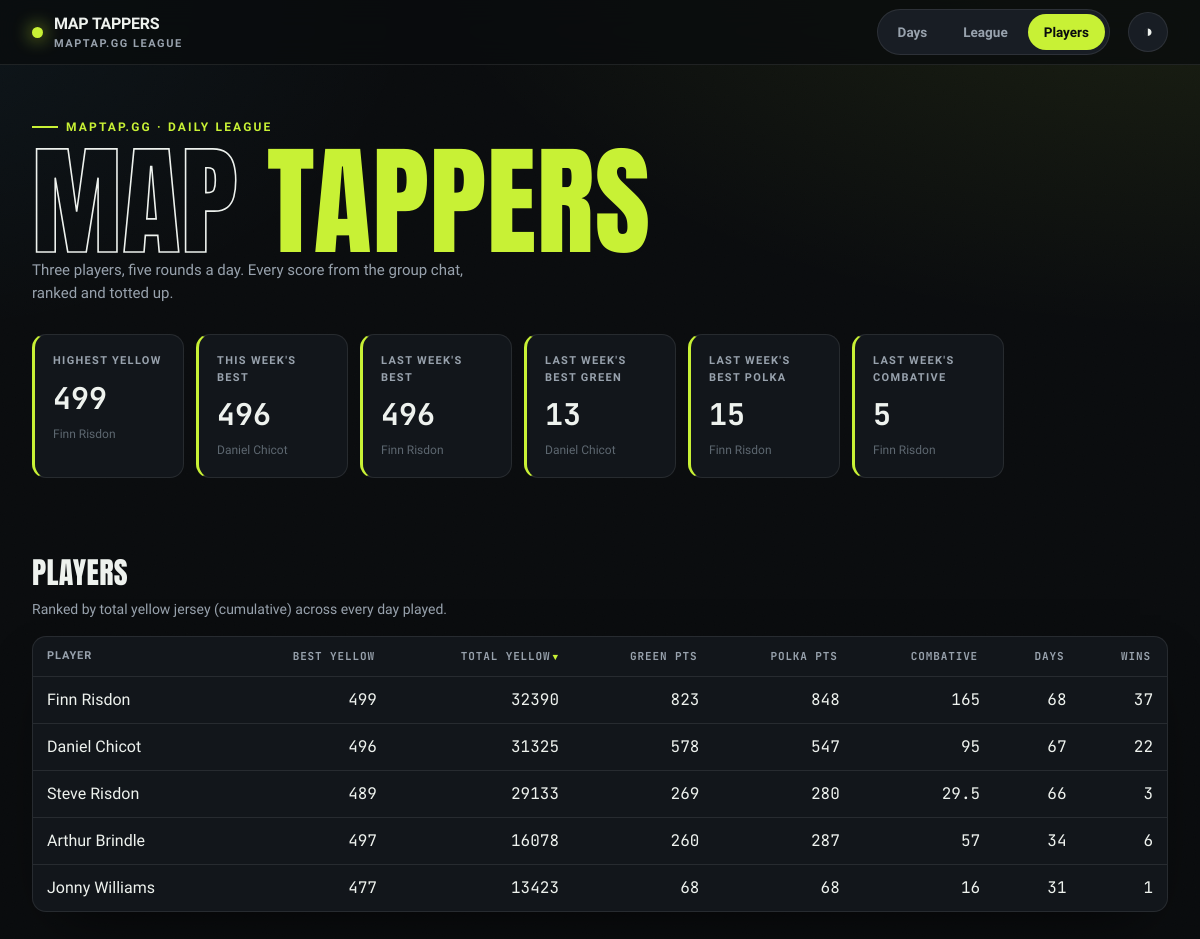
The page /players on the database its author committed.
### tables this page shows
CREATE TABLE entries (
    id INTEGER PRIMARY KEY,
    player TEXT NOT NULL,
    game_date TEXT NOT NULL,
    maptap_score INTEGER NOT NULL,
    UNIQUE (player, game_date)
);

### src/maptap/app.py (the view)
@app.get("/players", response_class=HTMLResponse)
def players(request: Request):
    with closing(_conn()) as conn:
        context = {"players": player_summary(conn), "stats": hero_stats(conn), "active": "players"}
    return templates.TemplateResponse(request, "players.html", context)

### src/maptap/templates/players.html (shortened to what this page needs)
{% extends "base.html" %}
{% block content %}
<h2 class="section-head">Players</h2>
<p class="section-sub">Ranked by total yellow jersey (cumulative) across every day played.</p>
<div class="panel table-card">
    <table data-sortable>
        <thead>
            <tr>
                <th class="txt" data-sort="text">Player</th>
                <th class="num" data-sort="number">Best Yellow</th>
                <th class="num" data-sort="number" data-sorted="desc">Total Yellow</th>
                <th class="num" data-sort="number">Green Pts</th>
                <th class="num" data-sort="number">Polka Pts</th>
                <th class="num" data-sort="number">Combative</th>
                <th class="num" data-sort="number">Days</th>
                <th class="num" data-sort="number">Wins</th>
            </tr>
        </thead>
        <tbody>
            {% for p in players %}
            <tr>
                <td class="txt">{{ p.player }}</td>
                <td class="num">{{ p.best_cumulative }}</td>
                <td class="num">{{ p.total_cumulative }}</td>
                <td class="num">{{ p.green_points }}</td>
                <td class="num">{{ p.polka_points }}</td>
                <td class="num">{{ p.combative_points }}</td>
                <td class="num">{{ p.days_played }}</td>
                <td class="num">{{ p.wins }}</td>
            </tr>
            {% endfor %}
        </tbody>
    </table>
</div>
{% endblock %}

### src/maptap/templates/base.html (shortened to what this page needs)
<!DOCTYPE html>
<html lang="en-GB" data-theme="dark">
<head>
    <link rel="stylesheet" href="/static/styles.css">
</head>
<body>
    <nav class="nav">
        <div class="wrap nav-inner">
            <div class="brand">
                <span class="dot"></span>
                <span>MAP&nbsp;TAPPERS<small>maptap.gg league</small></span>
            </div>
            <div class="tabs">
                <a class="tab {{ 'active' if active == 'days' else '' }}" href="/days">Days</a>
                <a class="tab {{ 'active' if active == 'league' else '' }}" href="/league">League</a>
                <a class="tab {{ 'active' if active == 'players' else '' }}" href="/players">Players</a>
            </div>
            <button class="theme-btn" id="themeBtn" title="Toggle theme" aria-label="Toggle theme">◑</button>
        </div>
    </nav>
    <header class="hero">
        <div class="wrap">
            <span class="hero-tag">maptap.gg · daily league</span>
            <h1><span class="out">Map</span> <span class="em">Tappers</span></h1>
            <p class="hero-sub">Three players, five rounds a day. Every score from the group chat, ranked and totted up.</p>
            <div class="stat-row">
                <div class="stat">
                    <div class="label">Highest Yellow</div>
                    <div class="value">{{ stats.highest_cumulative if stats.highest_cumulative is not none else '—' }}</div>
                    <div class="sub">{{ stats.highest_cumulative_player or '—' }}</div>
                </div>
                <div class="stat">
                    <div class="label">This Week's Best</div>
                    <div class="value">{{ stats.week_best if stats.week_best is not none else '—' }}</div>
                    <div class="sub">{{ stats.week_best_player or 'no rides yet' }}</div>
                </div>
                <div class="stat">
                    <div class="label">Last Week's Best</div>
                    <div class="value">{{ stats.last_week_best if stats.last_week_best is not none else '—' }}</div>
                    <div class="sub">{{ stats.last_week_best_player or 'no rides' }}</div>
                </div>
                <div class="stat">
                    <div class="label">Last Week's Best Green</div>
                    <div class="value">{{ stats.last_week_best_green if stats.last_week_best_green is not none else '—' }}</div>
                    <div class="sub">{{ stats.last_week_best_green_player or 'no rides' }}</div>
                </div>
                <div class="stat">
                    <div class="label">Last Week's Best Polka</div>
                    <div class="value">{{ stats.last_week_best_polka if stats.last_week_best_polka is not none else '—' }}</div>
                    <div class="sub">{{ stats.last_week_best_polka_player or 'no rides' }}</div>
                </div>
                <div class="stat">
                    <div class="label">Last Week's Combative</div>
                    <div class="value">{{ stats.last_week_combative if stats.last_week_combative is not none else '—' }}</div>
                    <div class="sub">{{ stats.last_week_combative_player or 'no rides' }}</div>
                </div>
            </div>
        </div>
    </header>
    <main class="wrap">
        {% block content %}{% endblock %}
    </main>
</body>
</html>

### rows shown on the page
entries: player "Finn Risdon"
entries: player "Daniel Chicot"
entries: player "Finn Risdon"
entries: player "Daniel Chicot"
entries: player "Finn Risdon"
entries: player "Finn Risdon"

### other values the page prints
{{ stats.week_best if stats.week_best is not none else '—' }} "496"
{{ stats.last_week_best if stats.last_week_best is not none else '—' }} "496"
{{ p.player }} "Finn Risdon" "Daniel Chicot" "Steve Risdon" "Arthur Brindle" "Jonny Williams"
{{ p.best_cumulative }} "499" "496" "489" "497" "477"
{{ p.total_cumulative }} "32390" "31325" "29133" "16078" "13423"
{{ p.green_points }} "823" "578" "269" "260" "68"
{{ p.polka_points }} "848" "547" "280" "287" "68"
{{ p.combative_points }} "165" "95" "29.5" "57" "16"
{{ p.days_played }} "68" "67" "66" "34" "31"
{{ p.wins }} "37" "22" "3" "6" "1"
